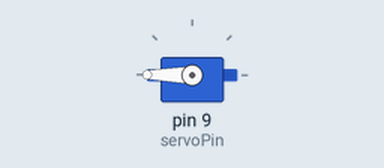
Recording of a sketch running on a simulated Arduino Uno, built with avr-gcc and run on an emulated ATmega328P. On the bench: servo.

Above: at 0.05 s.
Timing chart, 0 to 3.0 s (numbered marks = the images above):
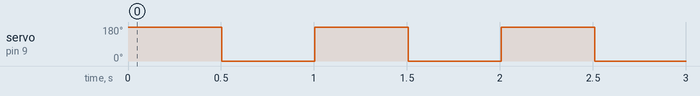

Measured:
- by itself, servo on pin 9 (servoPin): alternates 180° for 0.50 s and 0° for 0.50 s

The sketch:

18_servos.ino
```cpp
#include <Servo.h>

const int servoPin = 9; // ~pwm
const int baudRate = 9600;
const int dt = 500;

int servoPosition = 0; // unused here


Servo myServo;

void setup() {
  myServo.attach(servoPin);
  Serial.begin(baudRate);
}

void loop() {
  for(int i=0; i<=180; i+=10) {
    myServo.write(i);
  }
  delay(dt);
  for(int j=180; j>=0; j-=10) {
    myServo.write(j);
  }
  delay(dt);
}


/* Smaller steps send more write commands in the same tiny time window.
  Without a delay, the servo gets updated too fast and starts jittering.
  Add a small delay between writes if you want smooth motion with step 10. */
```
